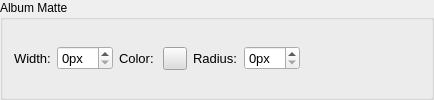
                         <widget class="QGroupBox" name="gbAlbumMatte">
                          <property name="minimumSize">
                           <size>
                            <width>0</width>
                            <height>70</height>
                           </size>
                          </property>
                          <property name="toolTip">
                           <string>&quot;Matte&quot; is the area around an image in the frame</string>
                          </property>
                          <property name="title">
                           <string>Album Matte</string>
                          </property>
                          <layout class="QHBoxLayout" name="horizontalLayout_24">
                           <item>
                            <widget class="QLabel" name="label_77">
                             <property name="font">
                              <font>
                               <family>Arial</family>
                               <pointsize>10</pointsize>
                               <weight>50</weight>
                               <bold>false</bold>
                              </font>
                             </property>
                             <property name="text">
                              <string>Width:</string>
                             </property>
                            </widget>
                           </item>
                           <item>
                            <widget class="QSpinBox" name="sbAlbumMatteWidth">
                             <property name="minimumSize">
                              <size>
                               <width>0</width>
                               <height>24</height>
                              </size>
                             </property>
                             <property name="font">
                              <font>
                               <family>Arial</family>
                               <pointsize>10</pointsize>
                               <weight>50</weight>
                               <bold>false</bold>
                              </font>
                             </property>
                             <property name="suffix">
                              <string>px</string>
                             </property>
                             <property name="minimum">
                              <number>0</number>
                             </property>
                             <property name="value">
                              <number>0</number>
                             </property>
                            </widget>
                           </item>
                           <item>
                            <widget class="QLabel" name="label_78">
                             <property name="minimumSize">
                              <size>
                               <width>38</width>
                               <height>0</height>
                              </size>
                             </property>
                             <property name="font">
                              <font>
                               <family>Arial</family>
                               <pointsize>10</pointsize>
                               <weight>50</weight>
                               <bold>false</bold>
                              </font>
                             </property>
                             <property name="text">
                              <string>Color:</string>
                             </property>
                            </widget>
                           </item>
                           <item>
                            <widget class="QToolButton" name="btnAlbumMatteColor">
                             <property name="font">
                              <font>
                               <family>MS Shell Dlg 2</family>
                               <pointsize>8</pointsize>
                               <weight>50</weight>
                               <bold>false</bold>
                              </font>
                             </property>
                             <property name="styleSheet">
                              <string notr="true">QToolButton { background-color:#ddd;}
                         </string>
                             </property>
                             <property name="text">
                              <string/>
                             </property>
                            </widget>
                           </item>
                           <item>
                            <widget class="QLabel" name="label_97">
                             <property name="font">
                              <font>
                               <family>Arial</family>
                               <pointsize>10</pointsize>
                               <weight>50</weight>
                               <bold>false</bold>
                              </font>
                             </property>
                             <property name="text">
                              <string>Radius:</string>
                             </property>
                            </widget>
                           </item>
                           <item>
                            <widget class="QSpinBox" name="sbAlbumMatteRadius">
                             <property name="font">
                              <font>
                               <family>Arial</family>
                               <pointsize>10</pointsize>
                               <weight>50</weight>
                               <bold>false</bold>
                              </font>
                             </property>
                             <property name="toolTip">
                              <string>Corner radius for a rounded rectangle. 0 means not rounded.</string>
                             </property>
                             <property name="suffix">
                              <string>px</string>
                             </property>
                            </widget>
                           </item>
                           <item>
                            <spacer name="horizontalSpacer_19">
                             <property name="orientation">
                              <enum>Qt::Horizontal</enum>
                             </property>
                             <property name="sizeHint" stdset="0">
                              <size>
                               <width>120</width>
                               <height>20</height>
                              </size>
                             </property>
                            </spacer>
                           </item>
                          </layout>
                         </widget>
